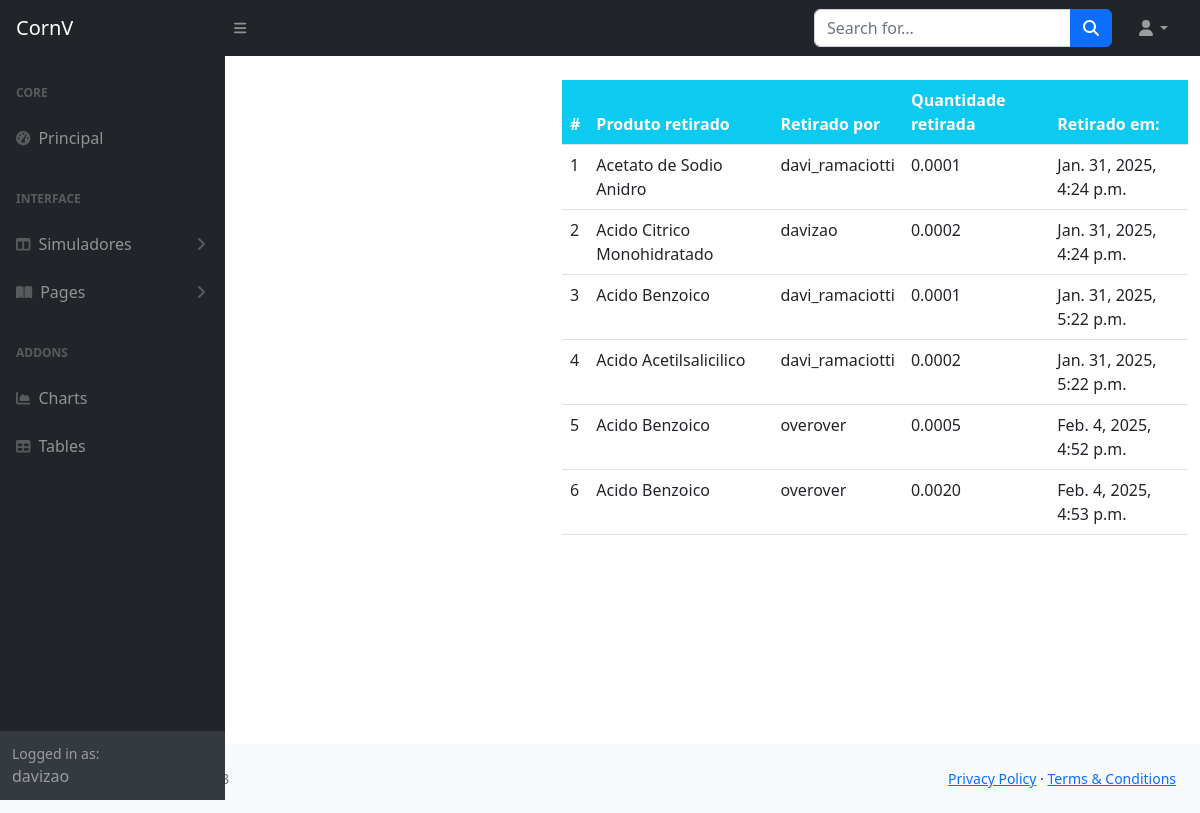
The app's page /retirada/ (signed in) with its own data.
### estatisticas/models.py (models this page shows, shortened)
class Retirada(models.Model):
    produto = models.ForeignKey(Produto, on_delete=models.CASCADE, null=True)
    staff = models.ForeignKey(User, models.CASCADE, null=True)
    quantidade_retirada = models.DecimalField(max_digits=19, decimal_places=4, null=True)
    data = models.DateTimeField(auto_now_add=True)

class Produto(models.Model):
    nome = models.CharField(max_length=200, null=True)
    classificacao = models.CharField(max_length=200, choices=CLASSIFICACAO , null=True)
    quantidade = models.DecimalField(max_digits=19, decimal_places=4, null=True)
    def __str__(self):
        return f'{self.nome}'

### estatisticas/views.py (the view)
# urls.py: path('retirada/', views.retirada, name="estatisticas-retirada"),
@login_required(login_url='user-login', ) # está configurado nas settings > login_url.
def retirada(request):
    retiradas = Retirada.objects.all()
    produtos = Produto.objects.all()
    workers = User.objects.all()
    workers_count = workers.count()
    produtos_count = produtos.count()
    retiradas_count = retiradas.count()
    context = {
        'retiradas' : retiradas,
        'workers_count' : workers_count,
        'produtos_count' : produtos_count,
        'retiradas_count' :  retiradas_count,
    }
    return render(request, 'estatisticas/retirada.html', context)

### templates/estatisticas/retirada.html (shortened to what this page needs)
{% extends 'partials/base.html' %}
{% block content%}
 {% include 'partials/topnav.html' %}
<div class="container">
    <div class="row my-4">
        <div class="col-md-4">
        </div>
        <div class="col-md-8">
            <table class="table bg-white">
                <thead class="bg-info">
                    <tr class="text-white">
                        <th scope="col">#</th>
                        <th scope="col">Produto retirado</th>
                        <th scope="col">Retirado por</th>
                        <th scope="col">Quantidade retirada</th>
                        <th scope="col">Retirado em:</th>
                    </tr>
                </thead>
                <tbody>
                    {% for retirada in retiradas %}
                    <tr>
                        <td> {{retirada.id}} </td>
                        <td> {{retirada.produto}} </td>
                        <td> {{retirada.staff}} </td>
                        <td> {{retirada.quantidade_retirada}} </td>
                        <td> {{retirada.data}} </td>
                    </tr>
                    {% endfor %}
                </tbody>
            </table>
        </div>
    </div>
</div>
{% endblock %}

### templates/partials/sidebar.html (shortened to what this page needs)
{% load static%}
<div id="layoutSidenav_nav">
                <nav class="sb-sidenav accordion sb-sidenav-dark" id="sidenavAccordion">
                    <div class="sb-sidenav-menu">
                        <div class="nav">
                            <div class="sb-sidenav-menu-heading">Core</div>
                            <a class="nav-link" href="{% url 'estatisticas-index' %}">
                                <div class="sb-nav-link-icon"><i class="fas fa-tachometer-alt"></i></div>
                                Principal
                            </a>
                            <div class="sb-sidenav-menu-heading">Interface</div>
                            <a class="nav-link collapsed" href="#" data-bs-toggle="collapse" data-bs-target="#collapseLayouts" aria-expanded="false" aria-controls="collapseLayouts">
                                <div class="sb-nav-link-icon"><i class="fas fa-columns"></i></div>
                                Simuladores
                                <div class="sb-sidenav-collapse-arrow"><i class="fas fa-angle-down"></i></div>
                            </a>
                            <a class="nav-link collapsed" href="#" data-bs-toggle="collapse" data-bs-target="#collapsePages" aria-expanded="false" aria-controls="collapsePages">
                                <div class="sb-nav-link-icon"><i class="fas fa-book-open"></i></div>
                                Pages
                                <div class="sb-sidenav-collapse-arrow"><i class="fas fa-angle-down"></i></div>
                            </a>
                            <div class="sb-sidenav-menu-heading">Addons</div>
                            <a class="nav-link" href="charts.html">
                                <div class="sb-nav-link-icon"><i class="fas fa-chart-area"></i></div>
                                Charts
                            </a>
                            <a class="nav-link" href="tables.html">
                                <div class="sb-nav-link-icon"><i class="fas fa-table"></i></div>
                                Tables
                            </a>
                        </div>
                    </div>
                    <div class="sb-sidenav-footer">
                        <div class="small">Logged in as:</div>
                        {{ user.username }}
                    </div>
                </nav>
            </div>

### records on screen
Retirada: id "1", produto "Acetato de Sodio Anidro", staff "davi_ramaciotti", quantidade_retirada "0.0001", data "Jan. 31, 2025, 4:24 p.m."
Retirada: id "2", produto "Acido Citrico Monohidratado", staff "davizao", quantidade_retirada "0.0002", data "Jan. 31, 2025, 4:24 p.m."
Retirada: id "3", produto "Acido Benzoico", staff "davi_ramaciotti", quantidade_retirada "0.0001", data "Jan. 31, 2025, 5:22 p.m."
Retirada: id "4", produto "Acido Acetilsalicilico", staff "davi_ramaciotti", quantidade_retirada "0.0002", data "Jan. 31, 2025, 5:22 p.m."
Retirada: id "5", produto "Acido Benzoico", staff "overover", quantidade_retirada "0.0005", data "Feb. 4, 2025, 4:52 p.m."
Retirada: id "6", produto "Acido Benzoico", staff "overover", quantidade_retirada "0.0020", data "Feb. 4, 2025, 4:53 p.m."

### other values on screen
{{ user.username }} "davizao"
